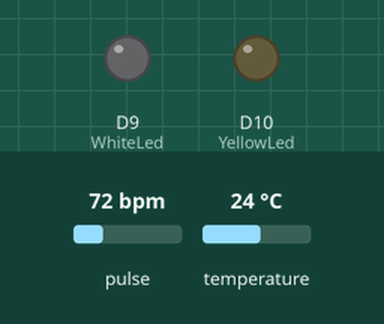
Bench run of a sketch on a simulated Arduino MKR. Parts: output pins drawn as LEDs (lit = HIGH). Inputs (shaded band) come from the test bench; at power-on: temperature 24 °C, pulse 72 bpm. WiFi joins after 1.5 s; servers stay silent unless stated; the local clock reads 2024-03-15 10:24:30 at power-on unless the sketch sets it; the modem accepts every AT command (registered, SIM ready, sends succeed) and sends nothing else; what the sketch prints to the serial monitor is not drawn.

Above: at 4.7 s.
4.8 s: temperature set to 1 °C
At 14.8 s:
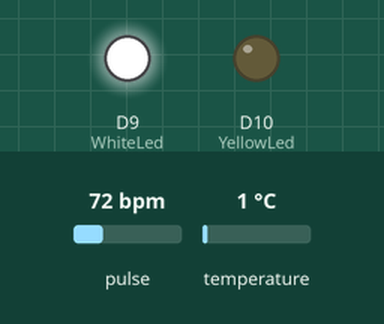
At 19.9 s:
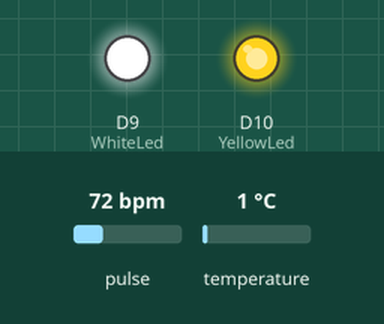
Timing chart, 0 to 29.7 s (numbered marks = the images above; inputs shaded):
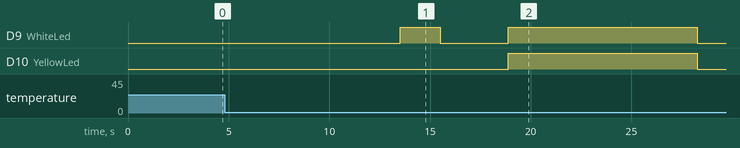

The sketch:

Final_Code_HeartBeat.ino
```cpp
#include <Wire.h>
#include <RTCZero.h>
#include "MAX30105.h"
#include "heartRate.h"
#include <WiFiNINA.h>
#include <ThingSpeak.h>

MAX30105 particleSensor;

const byte RATE_SIZE = 4;  // Increase this for more averaging. 4 is good.
byte rates[RATE_SIZE];     // Array of heart rates
byte rateSpot = 0;
long lastBeat = 0;  // Time at which the last beat occurred
float beatsPerMinute;
int beatAvg;
long irValue;
int Sms = 0;

float temperature;
float temperatureF;
float latitude;
float longitude;

int year;
int month;
int day;
int hour;
int minute;
int second;

int WhiteLed = 9;
int YellowLed = 10;

// Define the interval for checking status (in milliseconds)
const unsigned long interval = 5000;

// Variable to store the last time the function was called
unsigned long previousMillis = 0;

// Use Serial1 for the GPS module (hardware serial)
#define GPS_SERIAL Serial1

// Use Serial2 for the GSM module (hardware serial)
#define GSM_SERIAL Serial1

RTCZero rtc;


enum State {
  IDLE,
  MEASURE_TEMPERATURE,
  MEASURE_BP,
  WAIT_FOR_GPS
};

State currentState = IDLE;
unsigned long measurementStartTime;

// ThingSpeak settings
// ThingSpeak settings
char thingSpeakApiKey[] = "NGMB5BNSDUIWDED";  // ThingSpeak API Key
unsigned long channelID = 271982733;             // Your ThingSpeak Channel ID
const char* server = "api.thingspeak.com";

// WiFi settings
char ssid[] = "Mwarandus Lab";
char pass[] = "password";

// NTP settings
IPAddress timeServerIP;
const char* ntpServerName = "pool.ntp.org";
const int timeZone = 3;

WiFiClient client;

void setup() {
  Serial.begin(115200);    // Start the serial communication with the computer
  GPS_SERIAL.begin(9600);  // Start the hardware serial communication with the GPS module
  GSM_SERIAL.begin(9600);  // Start the hardware serial communication with the GSM module

  rtc.begin();

  connectWiFi();

  // Set the NTP server IP
  WiFi.hostByName(ntpServerName, timeServerIP);

  // Sync the RTC time with the NTP server
  rtc.begin();
  rtc.setEpoch(syncNTP());

  pinMode(WhiteLed, OUTPUT);
  pinMode(YellowLed, OUTPUT);

  digitalWrite(WhiteLed, LOW);
  digitalWrite(YellowLed, LOW);

  // Initialize the GSM module
  GSM_SERIAL.println("AT");
  delay(1000);
  while (GSM_SERIAL.available()) {
    Serial.write(GSM_SERIAL.read());
  }

  if (!particleSensor.begin(Wire, I2C_SPEED_FAST)) {
    Serial.println("MAX30102 was not found. Please check wiring/power. ");
    while (1)
      ;
  }

  particleSensor.setup();                     // Configure sensor with default settings
  particleSensor.setPulseAmplitudeRed(0x0A);  // Turn Red LED to low to indicate the sensor is running
  particleSensor.setPulseAmplitudeGreen(0);   // Turn off Green LED

  ThingSpeak.begin(client);  // Initialize ThingSpeak client
}

void loop() {
  digitalWrite(YellowLed, LOW);

  switch (currentState) {
    case IDLE:
      checkFingerDetection();
      break;

    case MEASURE_TEMPERATURE:
      measureTemperature();
      break;

    case MEASURE_BP:
      measureBP();
      break;

    case WAIT_FOR_GPS:
      // Wait for 10 seconds before measuring and sending GPS data
      if (millis() - measurementStartTime >= 5000) {
        GpsData();
      }
      break;
  }
}

void checkFingerDetection() {
  irValue = particleSensor.getIR();

  if (irValue > 50000) {
    currentState = MEASURE_TEMPERATURE;
    measurementStartTime = millis();
  }// Add an additional condition to transition to MEASURE_TEMPERATURE
}

void measureTemperature() {
  particleSensor.setup(0);  // Configure sensor. Turn off LEDs
  particleSensor.enableDIETEMPRDY();
  temperature = particleSensor.readTemperature();
  Serial.print("temperatureC = ");
  Serial.print(temperature, 2);

  temperatureF = particleSensor.readTemperatureF();
  Serial.print("   temperatureF = ");
  Serial.print(temperatureF, 2);

  sendHealthData(beatsPerMinute, beatAvg, temperature, temperatureF, latitude, longitude);

  Serial.println();

  // Check if 10 seconds have passed
  if (millis() - measurementStartTime >= 10000) {
    // Before transitioning to MEASURE_BP, re-initialize the sensor settings
    particleSensor.setup();                     // Configure sensor with default settings
    particleSensor.setPulseAmplitudeRed(0x0A);  // Turn Red LED to low to indicate the sensor is running
    particleSensor.setPulseAmplitudeGreen(0);   // Turn off Green LED

    currentState = MEASURE_BP;
    digitalWrite(WhiteLed, HIGH);
    delay(2000);
    digitalWrite(WhiteLed, LOW);
  }
}

void measureBP() {
  irValue = particleSensor.getIR();

  if (irValue > 50000) {
    if (checkForBeat(irValue) == true) {
      // We sensed a beat!
      long delta = millis() - lastBeat;
      lastBeat = millis();

      beatsPerMinute = 60 / (delta / 1000.0);

      if (beatsPerMinute < 255 && beatsPerMinute > 20) {
        rates[rateSpot++] = (byte)beatsPerMinute;  // Store this reading in the array
        rateSpot %= RATE_SIZE;                     // Wrap variable

        // Take the average of readings
        beatAvg = 0;
        for (byte x = 0; x < RATE_SIZE; x++)
          beatAvg += rates[x];
        beatAvg /= RATE_SIZE;

        if (irValue < 50000)
          Serial.print(" No finger?");

        Serial.println();
        if (beatAvg > 65 && beatAvg < 80 && beatsPerMinute > 65) {
          // Send the BPM data via GSM
          sendHealthData(beatsPerMinute, beatAvg, temperature, temperatureF, latitude, longitude);
          Serial.print("IR=");
          Serial.print(irValue);
          Serial.print(", BPM=");
          Serial.print(beatsPerMinute);
          Serial.print(", Avg BPM=");
          Serial.print(beatAvg);
          delay(1000);

          // Reset to IDLE state
          currentState = WAIT_FOR_GPS;
          digitalWrite(WhiteLed, HIGH);
          delay(2000);
          digitalWrite(WhiteLed, LOW);
          measurementStartTime = millis();
        }
      }
    }
  }
}
void sendHealthData(float beatsPerMinute, float beatAvg, float temperature, float temperatureF, float latitude, float longitude) {
  if (beatsPerMinute > 0 && beatAvg > 0 && temperature > 0 && temperatureF > 0 && Sms == 0 /*&& isValidLocation(latitude, longitude)*/) {
    digitalWrite(YellowLed, HIGH);
    digitalWrite(WhiteLed, HIGH);

    // // Update ThingSpeak fields
    ThingSpeak.setField(1, temperature);
    ThingSpeak.setField(2, temperatureF);
    ThingSpeak.setField(3, beatsPerMinute);
    ThingSpeak.setField(4, beatAvg);
    ThingSpeak.setField(5, latitude);
    ThingSpeak.setField(6, longitude);

    // Send data to ThingSpeak
    int status = ThingSpeak.writeFields(channelID, thingSpeakApiKey);

    if (status == 200) {
      Serial.println("ThingSpeak update successful.");
    } else {
      Serial.println("Error updating ThingSpeak. HTTP status code: " + String(status));
    }

    GSM_SERIAL.println("AT+CMGF=1");
    GSM_SERIAL.println("AT+CMGS=\"+254748613509\"");
    delay(1000);
    GSM_SERIAL.println("Health Data  ");
    GSM_SERIAL.print("BPM: ");
    GSM_SERIAL.println(beatsPerMinute, 0);
    GSM_SERIAL.print("Avg BPM: ");
    GSM_SERIAL.println(beatAvg, 0);
    GSM_SERIAL.print("Temperature (Celsius): ");
    GSM_SERIAL.println(temperature, 1);
    GSM_SERIAL.print("Temperature (Fahrenheit): ");
    GSM_SERIAL.println(temperatureF, 1);
    GSM_SERIAL.print("Location: https://www.google.com/maps?q=");
    GSM_SERIAL.println(latitude, 6);
    GSM_SERIAL.println(longitude, 6);
    year = rtc.getYear();
    month = rtc.getMonth();
    day = rtc.getDay();
    hour = rtc.getHours();
    minute = rtc.getMinutes();
    second = rtc.getSeconds();
    Serial.print("Current Time: ");
    Serial.print(day);
    Serial.print("/");
    Serial.print(month);
    Serial.print("/");
    Serial.print(year);
    Serial.print(" ");
    Serial.print(hour);
    Serial.print(":");
    Serial.print(minute);
    Serial.print(":");
    Serial.println(second);
    delay(5000);
    currentState = IDLE;
  }
}
void GpsData() {
  if (GPS_SERIAL.available()) {
    String sentence = GPS_SERIAL.readStringUntil('\n');  // Read a line from GPS module

    // Check if the sentence contains latitude and longitude
    if (sentence.startsWith("$GPGGA")) {
      // Split the sentence into individual parts
      char data[100];
      sentence.toCharArray(data, 100);

      // Extract latitude and longitude
      char* token = strtok(data, ",");
      for (int i = 0; i < 6; i++) {
        token = strtok(NULL, ",");
      }
      if (token != NULL) {
        latitude = atof(token);
        token = strtok(NULL, ",");
        if (token != NULL) {
          longitude = atof(token);
          Serial.print("Latitude: ");
          Serial.print(latitude, 6);  // Print latitude with 6 decimal places
          Serial.print(", Longitude: ");
          Serial.println(longitude, 6);  // Print longitude with 6 decimal places
          // Check if latitude and longitude are valid (not zero or near zero)
          if (isValidLocation(latitude, longitude)) {
            sendHealthData(beatsPerMinute, beatAvg, temperature, temperatureF, latitude, longitude);
            Sms = 0;  // Reset the SMS flag
          }
        }
      }
    }
  }
}
bool isValidLocation(float lat, float lon) {
  // Check if latitude and longitude are valid (not zero or near zero)
  return (lat != 0.0 && lon != 0.0);
}
void connectWiFi() {
  Serial.print("Connecting to Wi-Fi");
  WiFi.begin(ssid, pass);

  while (WiFi.status() != WL_CONNECTED) {
    delay(500);
    Serial.print(".");
    digitalWrite(WhiteLed, LOW);
  }

  Serial.println();
  Serial.println("Connected to Wi-Fi");
  digitalWrite(WhiteLed, HIGH);
}
time_t syncNTP() {
  const int NTP_PACKET_SIZE = 48;
  byte packetBuffer[NTP_PACKET_SIZE];

  // Initialize a NTP request packet
  memset(packetBuffer, 0, NTP_PACKET_SIZE);
  packetBuffer[0] = 0b11100011;  // LI, Version, Mode
  packetBuffer[1] = 0;           // Stratum, or type of clock
  packetBuffer[2] = 6;           // Polling Interval
  packetBuffer[3] = 0xEC;        // Peer Clock Precision

  // 8 bytes of zero for Root Delay & Root Dispersion
  packetBuffer[12] = 49;
  packetBuffer[13] = 0x4E;
  packetBuffer[14] = 49;
  packetBuffer[15] = 52;

  // Send a request to the NTP server
  WiFiUDP udp;
  udp.begin(2390);
  udp.beginPacket(timeServerIP, 123);
  udp.write(packetBuffer, NTP_PACKET_SIZE);
  udp.endPacket();

  // Wait for the response (up to 1000ms)
  delay(1000);
  if (udp.parsePacket()) {
    udp.read(packetBuffer, NTP_PACKET_SIZE);
    unsigned long highWord = word(packetBuffer[40], packetBuffer[41]);
    unsigned long lowWord = word(packetBuffer[42], packetBuffer[43]);
    unsigned long secsSince1900 = highWord << 16 | lowWord;

    const unsigned long seventyYears = 2208988800UL;
    time_t epoch = secsSince1900 - seventyYears;

    return epoch + timeZone * 3600;
  } else {
    Serial.println("Failed to get NTP response");
    return 0;
  }
}
```
